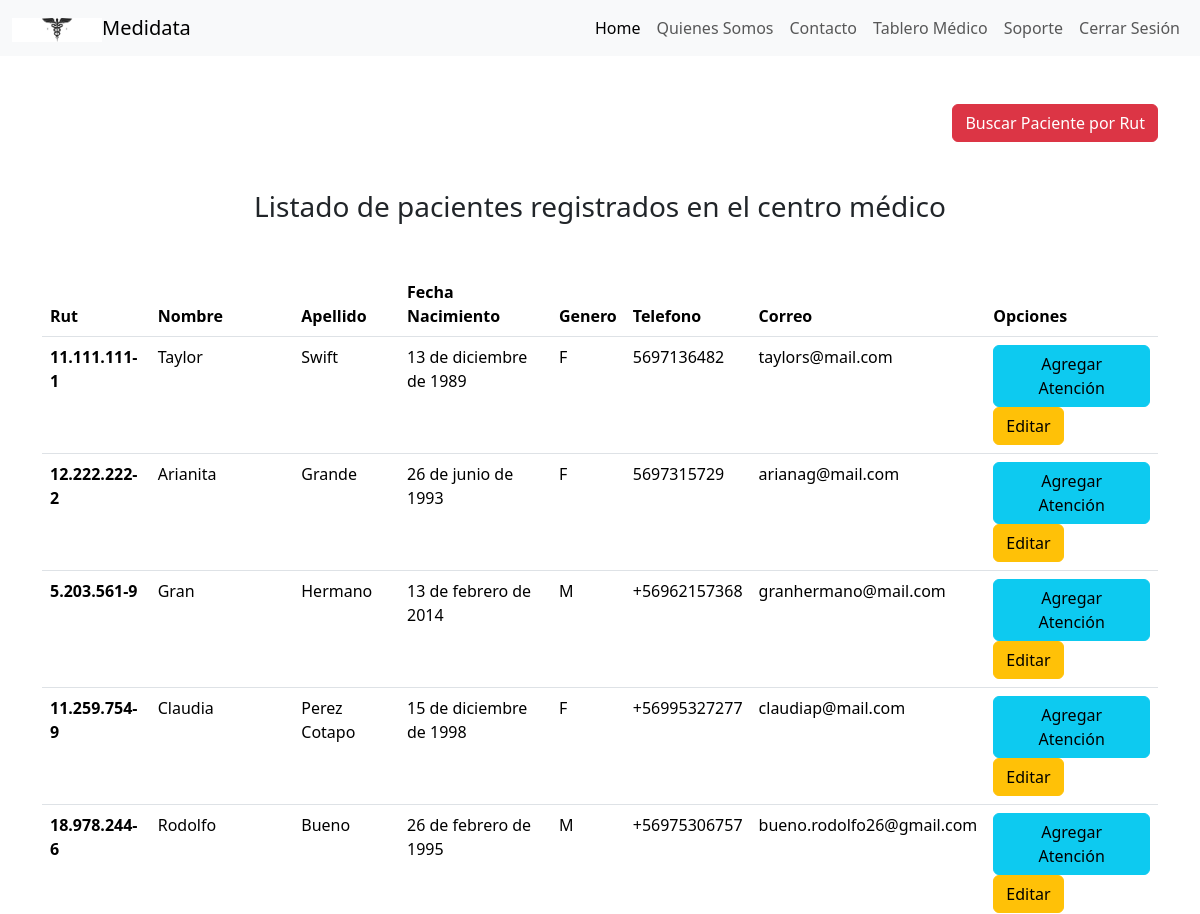
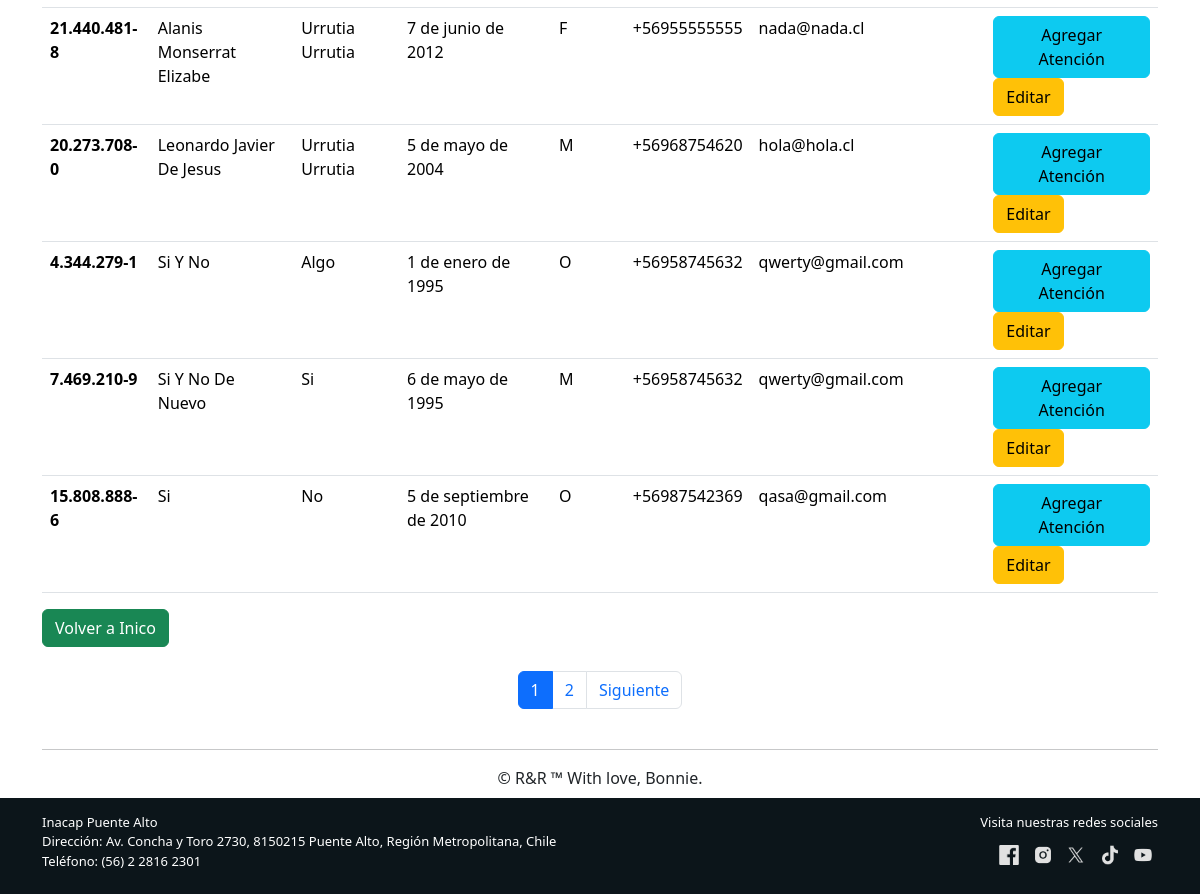
Screenshot of /listar_pacientes/ (signed in) with the database file from the repository (2 pictures, top to bottom).
### core/models.py (models this page shows, shortened)
class Paciente(models.Model):
    GENERO_CHOICES = [
        ('M', 'Masculino'),
        ('F', 'Femenino'),
        ('O', 'Otro'),
    ]
    rut = models.CharField(max_length = 12, blank=False, unique= True)
    nombre = models.CharField(max_length = 40, blank=False)
    apellido = models.CharField(max_length = 40, blank=False)
    fecha_nacimiento = models.DateField(blank=False, null=False)
    genero = models.CharField(max_length=1, choices=GENERO_CHOICES, blank=False)
    telefono = models.CharField(max_length = 12, blank=False)
    correo = models.EmailField(blank=False)

### core/views.py (the view)
# urls.py: path('listar_pacientes/', listar_pacientes, name='listar_pacientes'),
@login_required
def listar_pacientes(request):
    listaPacientes = Paciente.objects.all()
    paginator = Paginator(listaPacientes, 10)
    page_number = request.GET.get('page')
    page_obj = paginator.get_page(page_number)  # Obtener la página actual
    datos = {'page_obj': page_obj}  # Pasar la página al template
    return render(request, 'core/paciente/listar_pacientes.html',datos)

### core/templates/core/paciente/listar_pacientes.html (shortened to what this page needs)
{% extends 'core/base.html' %}
{% load static %}
{% block principal %}
<div class="mt-5 container">
    <div class="d-flex justify-content-end">
        <a class="btn btn-danger" href="{% url 'buscar_paciente' %}">Buscar Paciente por Rut</a>
    </div>
    <div class="mt-5 container text-center">
        <h3>Listado de pacientes registrados en el centro médico</h3>
    </div>
    <table class="mt-5 table">
    <thead>
        <tr>
            <th scope="col">Rut</th>
            <th scope="col">Nombre</th>
            <th scope="col">Apellido</th>
            <th scope="col">Fecha Nacimiento</th>
            <th scope="col">Genero</th>
            <th scope="col">Telefono</th>
            <th scope="col">Correo</th>
            <th scope="col">Opciones</th>
        </tr>
    </thead>
    <tbody>
        {% for aux in page_obj %}
            <tr>
                <th scope="row">{{ aux.rut }}</th>
                <td>{{ aux.nombre }}</td>
                <td>{{ aux.apellido }}</td>
                <td>{{ aux.fecha_nacimiento }}</td>
                <td>{{ aux.genero }}</td>
                <td>{{ aux.telefono }}</td>
                <td>{{ aux.correo }}</td>
                <td>
                    <a href="{% url 'registrar_atencion' aux.id %}" class="btn btn-info">Agregar Atención</a>
                    <a href="{% url 'editar_paciente' aux.id %}" class="btn btn-warning">Editar</a>
                </td>
            </tr>
        {% endfor %}
    </tbody>
    </table>
    <a class="btn btn-success" href="{% url 'medico' %}">Volver a Inico</a>
</div>
<nav aria-label="Page navigation" class="mt-4">
    <ul class="pagination justify-content-center">
        {% for num in page_obj.paginator.page_range %}
            <li class="page-item {% if page_obj.number == num %}active{% endif %}">
                <a class="page-link" href="?page={{ num }}">{{ num }}</a>
            </li>
        {% endfor %}
        {% if page_obj.has_next %}
            <li class="page-item">
                <a class="page-link" href="?page={{ page_obj.next_page_number }}">Siguiente</a>
            </li>
        {% endif %}
    </ul>
</nav>
{% endblock %}

### core/templates/core/base.html (shortened to what this page needs)
{% load static %}
<!DOCTYPE html>
<html lang="es"/>
<head>
  <link href="https://cdn.jsdelivr.net/npm/bootstrap@5.3.3/dist/css/bootstrap.min.css" rel="stylesheet">
  <link href="{% static 'core/assets/css/estilos.css' %}" rel="stylesheet" />
  <link rel="stylesheet" href="https://cdnjs.cloudflare.com/ajax/libs/font-awesome/6.0.0-beta3/css/all.min.css">
</head>
<body class="d-flex flex-column min-vh-100">
  <div class="principal flex-grow-1"">
    <nav class="navbar navbar-expand-lg navbar-light bg-light">
      <div class="container-fluid">
        <a class="navbar-brand" href="{% url 'index' %}"><img src="{% static 'core/assets/img/medidata_barra.jpg' %}" alt="imagen corporativa" width="90" />Medidata</a>
        <div class="collapse navbar-collapse" id="navbarNavAltMarkup">
          <div class="navbar-nav ms-auto">
            <a class="nav-link active small-font" aria-current="page" href="{% url 'index' %}">Home</a>
            <a class="nav-link" href="{% url 'quienessomos' %}">Quienes Somos</a>
            <a class="nav-link" href="https://portales.inacap.cl/estudiantes/asuntos-estudiantiles/contactos-por-sede/index" target="_blank">Contacto</a>
            {% if user.is_authenticated %}
                <a class="nav-link" href="{% url 'medico' %}">Tablero Médico</a>
                <a class="nav-link" href="{% url 'soporte' %}"> Soporte </a>
            <form id="logout-form" action="{% url 'logout' %}" method="post" style="display: inline;">
                <button type="submit" class="nav-link btn btn-link">Cerrar Sesión</button>
              </form>
            {% else %}
              <a class="nav-link" href="{% url 'login' %}">Iniciar Sesión</a>
            {% endif %}
          </div>
        </div>
      </div>
    </nav>
    {% block principal %}
    {% endblock %}
    <div class="container pt-2 pb-2">
      <section class="text-center py-0">
      <hr class="mx-auto" />
      <div class="col-auto">&copy; R&R &trade; With love, Bonnie. </div>
      </section>
    </div>
    <footer id="footer" class="mt-auto">
      <div class="container">
          <div class="row">
              <div class="col-md-6 pb-2 fw-semi-bold text-white">
                  <div>Inacap Puente Alto</div>
                  <div >Dirección: Av. Concha y Toro 2730, 8150215 Puente Alto, Región Metropolitana, Chile</div>
                  <div>Teléfono: (56) 2 2816 2301</div>
              </div>
              <div class="col-md-6 text-end">
                <div class=" fw-light pb-2 fw-semi-bold text-white"> Visita nuestras redes sociales </div>
                  <a href="https://www.facebook.com/INACAP/?locale=es_LA" target="_blank">
                      <img class="social-icon" src="{% static 'core/assets/img/facebook.png' %}" alt="Facebook" />
                  </a>
                  <a href="https://www.instagram.com" target="_blank">
                      <img class="social-icon" src="{% static 'core/assets/img/instagram.png' %}" alt="Instagram" />
                  </a>
                  <a href="https://x.com/inacapinos?lang=es" target="_blank">
                      <img class="social-icon" src="{% static 'core/assets/img/x.png' %}" alt="Twitter" />
                  </a>
                  <a href="https://www.tiktok.com/tag/inacap?lang=es" target="_blank">
                      <img class="social-icon" src="{% static 'core/assets/img/tiktok.png' %}" alt="TikTok" />
                  </a>
                  <a href="https://www.youtube.com/@CANALINACAP" target="_blank">
                      <img class="social-icon" src="{% static 'core/assets/img/youtube.png' %}" alt="YouTube" />
                  </a>
              </div>
          </div>
      </div>
  </footer>
</body>
</html>

### core/static/core/assets/css/estilos.css (style rules this page uses)
html, body { width: 100%; margin: 0; padding: 0; height: 100%; }
.principal { position: relative; z-index: 1; }
.container { position: relative; z-index: 2; }
a { text-decoration: none; color: #bebcb9; }
#footer { background-color: #0C151A; color: #bebcb9; bottom: 0; width: 100%; font-size: small; padding: 15px; z-index: 3; }
.social-icon { width: 30px; height: auto; filter: invert(100%); padding: 5px; margin: auto; }

### rows the page displays
Paciente: rut "11.111.111-1", nombre "Taylor", apellido "Swift", fecha_nacimiento "13 de diciembre de 1989", genero "F", telefono "5697136482", correo "taylors@mail.com"
Paciente: rut "12.222.222-2", nombre "Arianita", apellido "Grande", fecha_nacimiento "26 de junio de 1993", genero "F", telefono "5697315729", correo "arianag@mail.com"
Paciente: rut "5.203.561-9", nombre "Gran", apellido "Hermano", fecha_nacimiento "13 de febrero de 2014", genero "M", telefono "+56962157368", correo "granhermano@mail.com"
Paciente: rut "11.259.754-9", nombre "Claudia", apellido "Perez Cotapo", fecha_nacimiento "15 de diciembre de 1998", genero "F", telefono "+56995327277", correo "claudiap@mail.com"
Paciente: rut "18.978.244-6", nombre "Rodolfo", apellido "Bueno", fecha_nacimiento "26 de febrero de 1995", genero "M", telefono "+56975306757", correo "bueno.rodolfo26@gmail.com"
Paciente: rut "21.440.481-8", nombre "Alanis Monserrat Elizabe", apellido "Urrutia Urrutia", fecha_nacimiento "7 de junio de 2012", genero "F", telefono "+56955555555", correo "nada@nada.cl"
Paciente: rut "20.273.708-0", nombre "Leonardo Javier De Jesus", apellido "Urrutia Urrutia", fecha_nacimiento "5 de mayo de 2004", genero "M", telefono "+56968754620", correo "hola@hola.cl"
Paciente: rut "4.344.279-1", nombre "Si Y No", apellido "Algo", fecha_nacimiento "1 de enero de 1995", genero "O", telefono "+56958745632", correo "qwerty@gmail.com"
Paciente: rut "7.469.210-9", nombre "Si Y No De Nuevo", apellido "Si", fecha_nacimiento "6 de mayo de 1995", genero "M", telefono "+56958745632", correo "qwerty@gmail.com"
Paciente: rut "15.808.888-6", nombre "Si", apellido "No", fecha_nacimiento "5 de septiembre de 2010", genero "O", telefono "+56987542369", correo "qasa@gmail.com"

### other values shown
{{ num }} "1" "2"
